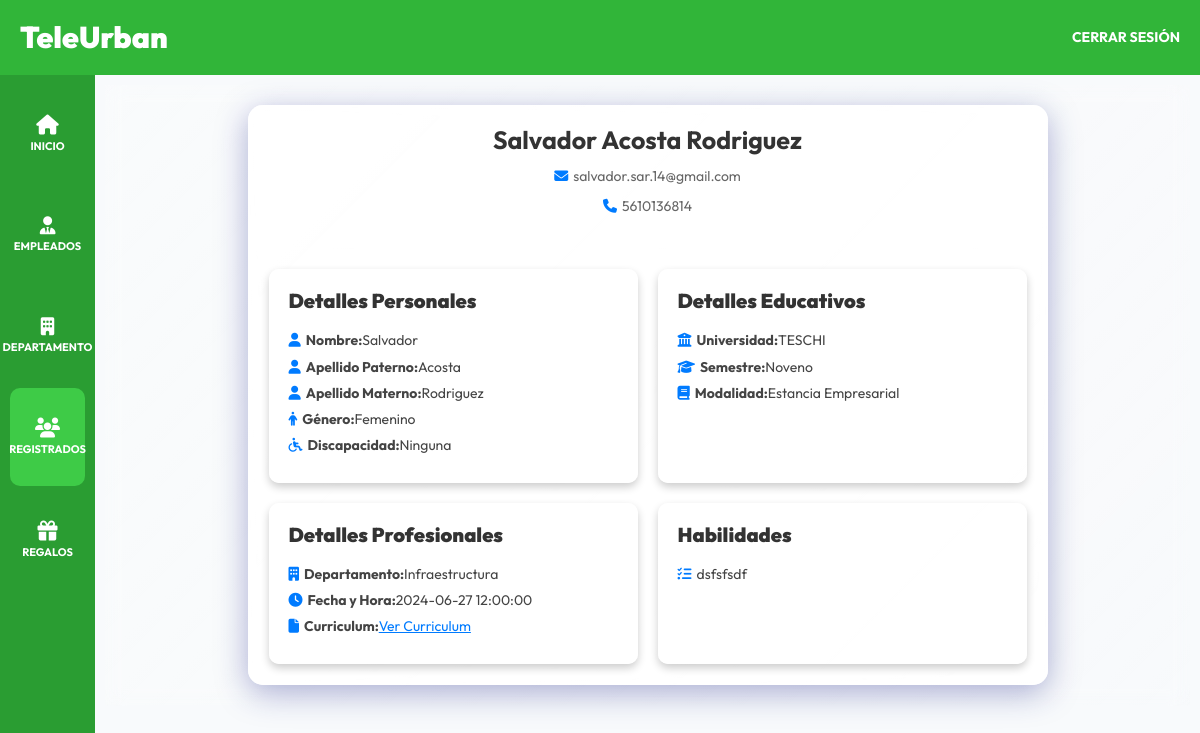
Screenshot of /admin/registrados/ver?id=86 (signed in) with the database file from the repository.
### tables this page shows
CREATE TABLE `entrevistas` (
  `id` int NOT NULL AUTO_INCREMENT,
  `nombre` varchar(255) NOT NULL,
  `a_paterno` varchar(255) NOT NULL,
  `a_materno` varchar(255) NOT NULL,
  `email` varchar(255) NOT NULL,
  `telefono` varchar(20) NOT NULL,
  `discapacidad_id` bigint DEFAULT NULL,
  `genero_id` bigint DEFAULT NULL,
  `semestre_id` bigint DEFAULT NULL,
  `universidad_id` bigint DEFAULT NULL,
  `curriculum` longblob,
  `fecha_hora` datetime NOT NULL,
  `modalidad_id` bigint DEFAULT NULL,
  `token` varchar(82) DEFAULT NULL,
  `token_expiracion` datetime DEFAULT NULL,
  `departamento_id` bigint DEFAULT NULL,
  `habilidades` text,
  `estatus_id` bigint DEFAULT NULL,
  PRIMARY KEY (`id`),
  KEY `discapacidad_id` (`discapacidad_id`),
  KEY `genero_id` (`genero_id`),
  KEY `semestre_id` (`semestre_id`),
  KEY `universidad_id` (`universidad_id`),
  KEY `modalidad_id` (`modalidad_id`),
  KEY `fk_departamento_id` (`departamento_id`),
  KEY `fk_estatus` (`estatus_id`),
  CONSTRAINT `entrevistas_ibfk_1` FOREIGN KEY (`discapacidad_id`) REFERENCES `discapacidad` (`id`),
  CONSTRAINT `entrevistas_ibfk_2` FOREIGN KEY (`genero_id`) REFERENCES `genero` (`id`),
  CONSTRAINT `entrevistas_ibfk_3` FOREIGN KEY (`semestre_id`) REFERENCES `semestre` (`id`),
  CONSTRAINT `entrevistas_ibfk_4` FOREIGN KEY (`universidad_id`) REFERENCES `universidad` (`id`),
  CONSTRAINT `entrevistas_ibfk_6` FOREIGN KEY (`modalidad_id`) REFERENCES `descripcion` (`id`),
  CONSTRAINT `entrevistas_ibfk_departamento` FOREIGN KEY (`departamento_id`) REFERENCES `departamentos` (`id`),
  CONSTRAINT `fk_departamento_id` FOREIGN KEY (`departamento_id`) REFERENCES `departamentos` (`id`),
  CONSTRAINT `fk_estatus` FOREIGN KEY (`estatus_id`) REFERENCES `status` (`id`)
);

CREATE TABLE `genero` (
  `id` bigint NOT NULL AUTO_INCREMENT,
  `nombre` varchar(250) NOT NULL,
  PRIMARY KEY (`id`),
  UNIQUE KEY `nombre` (`nombre`)
);

CREATE TABLE `discapacidad` (
  `id` bigint NOT NULL AUTO_INCREMENT,
  `nombre` varchar(250) NOT NULL,
  PRIMARY KEY (`id`),
  UNIQUE KEY `nombre` (`nombre`)
);

CREATE TABLE `universidad` (
  `id` bigint NOT NULL AUTO_INCREMENT,
  `nombre` varchar(250) NOT NULL,
  PRIMARY KEY (`id`),
  UNIQUE KEY `nombre` (`nombre`)
);

CREATE TABLE `semestre` (
  `id` bigint NOT NULL AUTO_INCREMENT,
  `grado` varchar(250) NOT NULL,
  PRIMARY KEY (`id`),
  UNIQUE KEY `grado` (`grado`)
);

CREATE TABLE `descripcion` (
  `id` bigint NOT NULL AUTO_INCREMENT,
  `nombre` varchar(250) NOT NULL,
  PRIMARY KEY (`id`),
  UNIQUE KEY `nombre` (`nombre`)
);

CREATE TABLE `departamentos` (
  `id` bigint NOT NULL AUTO_INCREMENT,
  `nombre_departamento` varchar(250) NOT NULL,
  `id_encargado` bigint NOT NULL,
  `descripcion` text,
  `imagen` varchar(255) DEFAULT NULL,
  PRIMARY KEY (`id`),
  KEY `departamento_ibfk_1` (`id_encargado`),
  CONSTRAINT `departamentos_ibfk_1` FOREIGN KEY (`id_encargado`) REFERENCES `empleados` (`id`)
);

### controllers/EntrevistaController.php (called while the page is built, shortened)
<?php
class EntrevistaController {
    public static function verMasInformacion(Router $router) {
        $id = $_GET['id'];
        $id = filter_var($id, FILTER_VALIDATE_INT);
        $entrevista = Entrevista::find($id);
        $entrevista->universidad_nombre = $entrevista->obtenerUniversidad();
        $entrevista->semestre_nombre = $entrevista->obtenerSemestre();
        $entrevista->departamento_nombre = $entrevista->obtenerDepartamento();
        $entrevista->modalidad_nombre = $entrevista->obtenerModalidad();
        $entrevista->discapacidad_nombre = $entrevista->obtenerDiscapacidad();
        $entrevista->genero_nombre = $entrevista->obtenerGenero();
        $router->render('admin/registrados/ver', [
            'titulo' => 'Detalles del Postulante',
            'entrevista' => $entrevista
        ]);
    }
}

### public/index.php (called while the page is built, shortened)
<?php
$router = new Router();
$router->get('/login', [AuthController::class, 'login']);
$router->post('/login', [AuthController::class, 'login']);
$router->post('/logout', [AuthController::class, 'logout']);
$router->get('/registro', [AuthController::class, 'registro']);
$router->post('/registro', [AuthController::class, 'registro']);
$router->get('/olvide', [AuthController::class, 'olvide']);
$router->post('/olvide', [AuthController::class, 'olvide']);
$router->get('/reestablecer', [AuthController::class, 'reestablecer']);
$router->post('/reestablecer', [AuthController::class, 'reestablecer']);
$router->get('/mensaje', [AuthController::class, 'mensaje']);
$router->get('/confirmar-cuenta', [AuthController::class, 'confirmar']);
$router->get('/admin/dashboard', [DashboardController::class, 'index']);
$router->get('/admin/empleados', [EmpleadosController::class, 'index']);
$router->get('/admin/empleados/crear', [EmpleadosController::class, 'crear']);
$router->post('/admin/empleados/crear', [EmpleadosController::class, 'crear']);
$router->get('/admin/empleados/editar', [EmpleadosController::class, 'editar']);
$router->post('/admin/empleados/editar', [EmpleadosController::class, 'editar']);
$router->post('/admin/empleados/eliminar', [EmpleadosController::class, 'eliminar']);
$router->get('/admin/departamentos', [DepartamentosController::class, 'index']);
$router->get('/admin/departamentos/crear', [DepartamentosController::class, 'crear']);
$router->post('/admin/departamentos/crear', [DepartamentosController::class, 'crear']);
$router->get('/admin/departamentos/editar', [DepartamentosController::class, 'editar']);
$router->post('/admin/departamentos/editar', [DepartamentosController::class, 'editar']);
$router->post('/admin/departamentos/eliminar', [DepartamentosController::class, 'eliminar']);
$router->post('/admin/departamentos/publicar', [DepartamentosController::class, 'publicar']);
$router->post('/admin/registrados/aceptar', [EntrevistaController::class, 'aceptar']);
$router->post('/admin/registrados/rechazar', [EntrevistaController::class, 'rechazar']);
$router->get('/admin/registrados/cv', [EntrevistaController::class, 'cv']);
$router->get('/admin/registrados/ver', [EntrevistaController::class, 'verMasInformacion']);
$router->get('/', [PaginasController::class, 'index']);
$router->get('/teleurban', [PaginasController::class, 'nosotros']);
$router->get('/departamentos', [PaginasController::class, 'departamentos']);
$router->get('/departamento', [DepartamentosController::class, 'detalle']);
$router->get('/citas', [CitasController::class, 'crear']);
$router->post('/citas', [CitasController::class, 'crear']);
$router->post('/validar-fecha-hora', [CitasController::class, 'validarFechaHora']);
$router->get('/404', [PaginasController::class, 'error']);
$router->get('/entrevistas', [CitasController::class, 'listar']);
$router->get('/admin/registrados', [EntrevistaController::class, 'index']);
$router->get('/admin/registrados/editar', [EntrevistaController::class, 'editar']);
$router->post('/admin/registrados/editar', [EntrevistaController::class, 'editar']);
$router->post('/admin/registrados/eliminar', [EntrevistaController::class, 'eliminar']);
$router->comprobarRutas();

### models/ActiveRecord.php (called while the page is built, shortened)
<?php
class ActiveRecord {
    protected static $db;
    protected static $tabla = '';
    public static function setDB($database) {
        self::$db = $database;
    }
    public static function consultarSQL($query) {
        $resultado = self::$db->query($query);
        $array = [];
        while($registro = $resultado->fetch_assoc()) {
            $array[] = static::crearObjeto($registro);
        }
        return $array;
    }
    protected static function crearObjeto($registro) {
        $objeto = new static;
        foreach($registro as $key => $value ) {
            if(property_exists( $objeto, $key  )) {
                $objeto->$key = $value;
            }
        }
        return $objeto;
    }
    public static function find($id) {
        $query = "SELECT * FROM " . static::$tabla  ." WHERE id = {$id}";
        $resultado = self::consultarSQL($query);
        return array_shift( $resultado ) ;
    }
}

### views/admin/registrados/ver.php (the view)
<div class="ver">
    <div class="ver__card">
        <div class="ver__card__header">
            <h2 class="card__name"><?php echo $entrevista->nombre . ' ' . $entrevista->a_paterno . ' ' . $entrevista->a_materno; ?></h2>
            <p class="card__email"><i class="fas fa-envelope"></i> <?php echo $entrevista->email; ?></p>
            <p class="card__phone"><i class="fas fa-phone"></i> <?php echo $entrevista->telefono; ?></p>
        </div>
        <div class="ver__card__body">
            <div class="card__section">
                <h3>Detalles Personales</h3>
                <p><i class="fas fa-user"></i> <strong>Nombre:</strong> <?php echo $entrevista->nombre; ?></p>
                <p><i class="fas fa-user"></i> <strong>Apellido Paterno:</strong> <?php echo $entrevista->a_paterno; ?></p>
                <p><i class="fas fa-user"></i> <strong>Apellido Materno:</strong> <?php echo $entrevista->a_materno; ?></p>
                <p><i class="fas fa-male"></i> <strong>Género:</strong> <?php echo $entrevista->genero_nombre; ?></p>
                <p><i class="fas fa-wheelchair"></i> <strong>Discapacidad:</strong> <?php echo $entrevista->discapacidad_nombre; ?></p>
            </div>
            <div class="card__section">
                <h3>Detalles Educativos</h3>
                <p><i class="fas fa-university"></i> <strong>Universidad:</strong> <?php echo $entrevista->universidad_nombre; ?></p>
                <p><i class="fas fa-graduation-cap"></i> <strong>Semestre:</strong> <?php echo $entrevista->semestre_nombre; ?></p>
                <p><i class="fas fa-book"></i> <strong>Modalidad:</strong> <?php echo $entrevista->modalidad_nombre; ?></p>
            </div>
            <div class="card__section">
                <h3>Detalles Profesionales</h3>
                <p><i class="fas fa-building"></i> <strong>Departamento:</strong> <?php echo $entrevista->departamento_nombre; ?></p>
                <p><i class="fas fa-clock"></i> <strong>Fecha y Hora:</strong> <?php echo $entrevista->fecha_hora; ?></p>
                <p><i class="fas fa-file"></i> <strong>Curriculum:</strong> <a href="/cv/<?php echo $entrevista->curriculum; ?>" target="_blank">Ver Curriculum</a></p>
            </div>
            <div class="card__section card__skills">
                <h3>Habilidades</h3>
                <p><i class="fas fa-tasks"></i> <?php echo $entrevista->habilidades; ?></p>
            </div>
        </div>
    </div>
</div>

### public/build/css/app.css (style rules this page uses)
html { -webkit-text-size-adjust:100%;line-height:1.15 }
body { margin:0 }
a { background-color:transparent }
b,strong { font-weight:bolder }
html { box-sizing:border-box;font-size:62.5%;height:100% }
*,:after,:before { box-sizing:inherit }
body { font-family:Outfit,sans-serif;font-size:1.8rem }
a { text-decoration:none }
h1,h2,h3 { font-family:Outfit,sans-serif;font-weight:900;margin:2rem 0 }
h2 { font-size:3.6rem }
h3 { font-size:3rem }
.dashboard { background-color:#f8fafc;display:flex;flex-direction:column;height:100% }
.ver { align-items:flex-start;-webkit-backdrop-filter:blur(10px);backdrop-filter:blur(10px);background:linear-gradient(135deg,hsla(0,0%,100%,.25),hsla(0,0%,100%,.1));display:flex;font-family:Outfit,sans-serif;justify-content:center;padding:2rem }
.ver__card { animation:fadeInUp 1s ease-in-out;backdrop-filter:blur(5px);-webkit-backdrop-filter:blur(5px);background:hsla(0,0%,100%,.9);border:1px solid hsla(0,0%,100%,.18);border-radius:15px;box-shadow:0 8px 32px 0 rgba(31,38,135,.37);max-width:800px;padding:20px;transition:transform .2s,background .2s;width:100% }
.ver__card__header { border-bottom:1px solid hsla(0,0%,100%,.18);margin-bottom:20px;padding-bottom:20px;text-align:center }
.ver__card__header .card__name { color:#333;font-size:2.5rem;font-weight:700;margin:0 }
.ver__card__header .card__email,.ver__card__header .card__phone { align-items:center;color:#666;display:flex;font-size:1.4rem;justify-content:center }
.ver__card__header .card__email i,.ver__card__header .card__phone i { color:#007bff;margin-right:.5rem }
.ver__card__body { display:grid;gap:20px;grid-template-columns:1fr 1fr }
.ver__card__body .card__section { background:hsla(0,0%,100%,.9);border-radius:10px;box-shadow:0 4px 8px 0 rgba(0,0,0,.2);padding:20px;transition:background .2s }
.ver__card__body .card__section h3 { color:#333;font-size:2rem;margin-top:0 }
.ver__card__body .card__section p { align-items:center;color:#444;display:flex;font-size:1.4rem;margin:10px 0 }
.ver__card__body .card__section p i { color:#007bff;margin-right:.5rem }
.ver__card__body .card__section a { color:#007bff;text-decoration:underline;transition:color .2s }
.ver__card__body .card__skills { grid-column:span 2 }
@media (min-width:768px) { .ver__card__body .card__skills { grid-column:span 1 } }

### rows the page displays
entrevistas: nombre "Salvador", a_paterno "Acosta", a_materno "Rodriguez", email "salvador.sar.14@gmail.com", telefono "5610136814", genero.nombre "Femenino", discapacidad.nombre "Ninguna", universidad.nombre "TESCHI", semestre.grado "Noveno", modalidad.nombre "Estancia Empresarial", departamento.nombre_departamento "Infraestructura", fecha_hora "2024-06-27 12:00:00", habilidades "dsfsfsdf"
